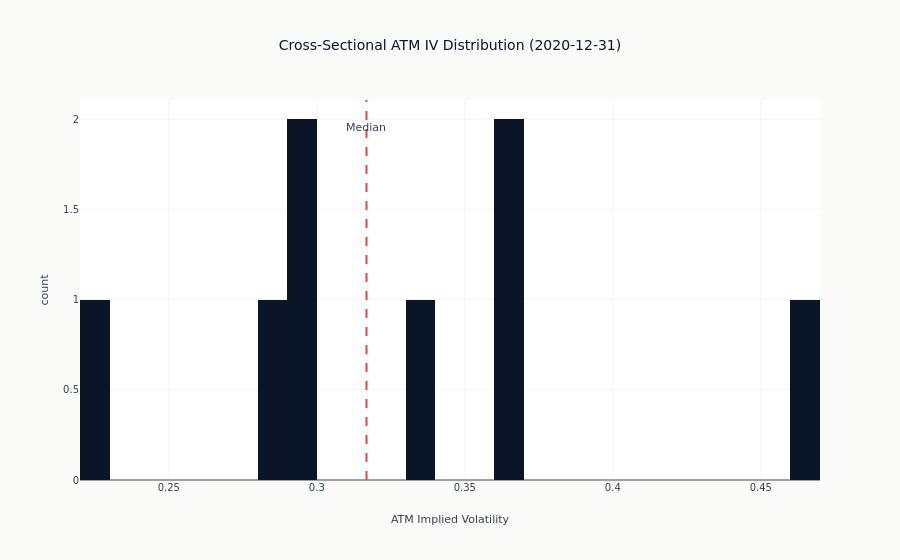

Write notebook code for a chart like this one.
### Code cell
# IV distribution across universe
fig = px.histogram(
    cross_section.to_pandas(),
    x="iv_atm",
    nbins=40,
    title=f"Cross-Sectional ATM IV Distribution ({sample_date})",
    labels={"iv_atm": "ATM Implied Volatility", "count": "Number of Symbols"},
)
median_iv = float(cross_section["iv_atm"].median())
fig.add_vline(x=median_iv, line_dash="dash", line_color=COLORS["negative"])
fig.add_annotation(x=median_iv, y=0.95, yref="paper", text="Median", showarrow=False)
fig.show()

### Figure 1 — Plotly figure (JSON) as saved in the notebook; plotly's stock layout.template omitted (floating-point values rounded to 4 significant figures)
{"data": [{"bingroup": "x", "hovertemplate": "ATM Implied Volatility=%{x}<br>count=%{y}<extra></extra>", "legendgroup": "", "marker": {"color": "#0a1628", "pattern": {"shape": ""}}, "name": "", "nbinsx": 40, "orientation": "v", "showlegend": false, "type": "histogram", "x": [0.4609, 0.3685, 0.3678, 0.3357, 0.2978, 0.2941, 0.2824, 0.2206], "xaxis": "x", "yaxis": "y"}], "layout": {"annotations": [{"showarrow": false, "text": "Median", "x": 0.3168, "y": 0.95, "yref": "paper"}], "barmode": "relative", "legend": {"tracegroupgap": 0}, "shapes": [{"line": {"color": "#ef4444", "dash": "dash"}, "type": "line", "x0": 0.3168, "x1": 0.3168, "xref": "x", "y0": 0, "y1": 1, "yref": "y domain"}], "title": {"text": "Cross-Sectional ATM IV Distribution (2020-12-31)"}, "xaxis": {"anchor": "y", "domain": [0.0, 1.0], "title": {"text": "ATM Implied Volatility"}}, "yaxis": {"anchor": "x", "domain": [0.0, 1.0], "title": {"text": "count"}}}}
